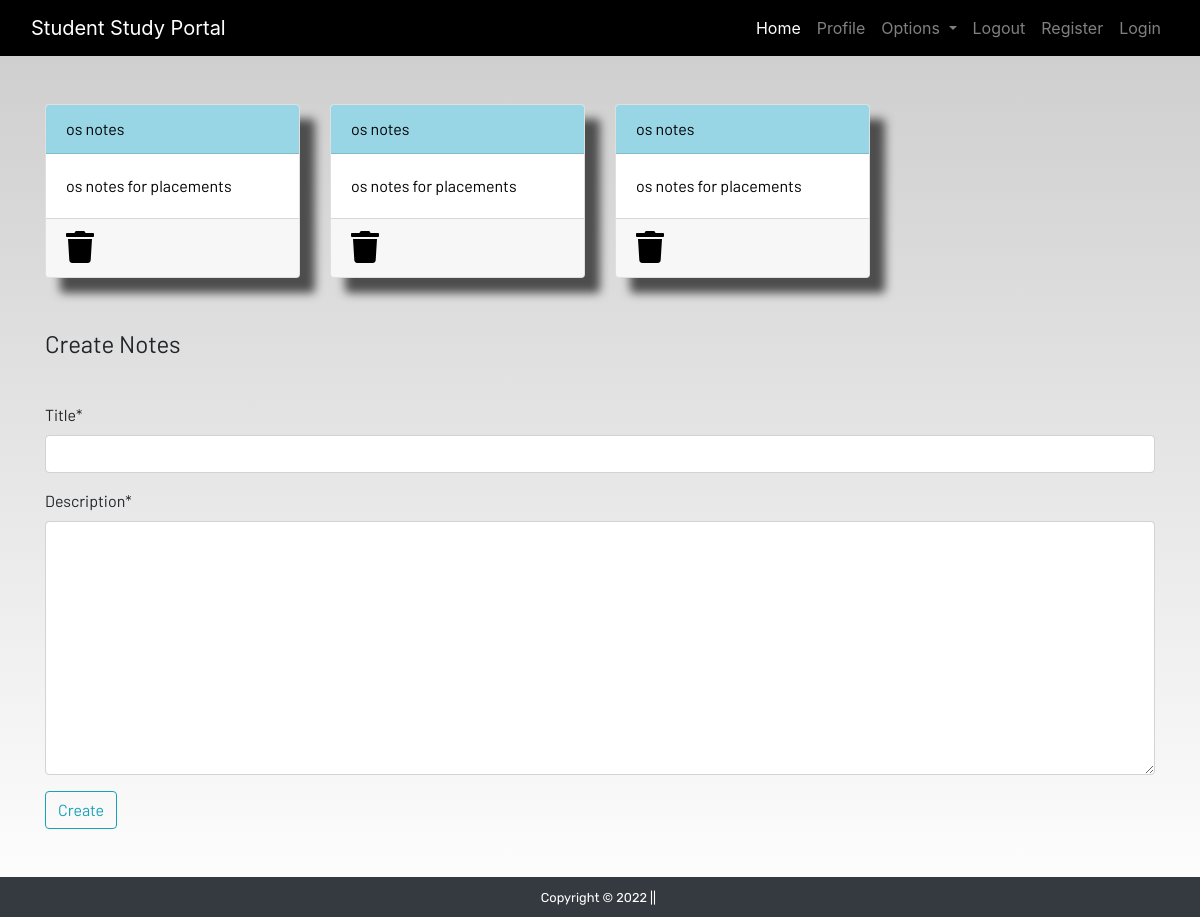
The page /notes (signed in) on the database as committed earlier.
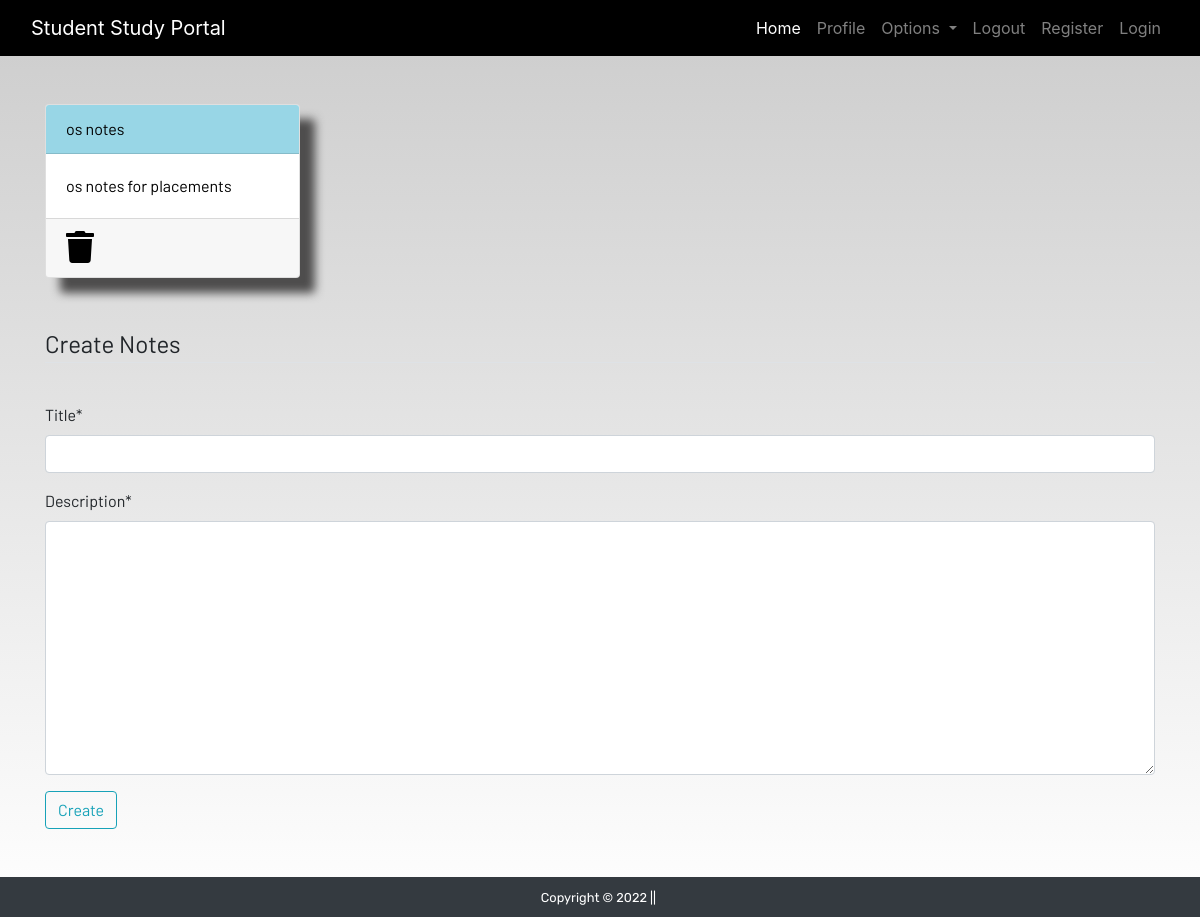
The same page on the database as committed later.
### dashboard/models.py (models this page shows, shortened)
class Notes(models.Model):
    user = models.ForeignKey(User, on_delete=models.CASCADE)
    title = models.CharField(max_length=200)
    description = models.TextField()
    class Meta:
        verbose_name = "notes"
        verbose_name_plural = "notes"

### dashboard/views.py (the view)
# urls.py: path('notes', views.notes, name='notes'),
def notes(request):
    if request.method == "POST":
        form = NotesForm(request.POST)
        if form.is_valid():
            notes = Notes(user=request.user, title=request.POST['title'], description=request.POST['description'])
            notes.save()
        messages.success(request, f"Notes added from {request.user.username} successfully")
    else:
        form = NotesForm()
    notes = Notes.objects.filter(user=request.user)
    context = {'notes':notes, 'form':form}
    return render(request, 'dashboard/notes.html', context)

### dashboard/forms.py
class NotesForm(forms.ModelForm):
    class Meta:
        model = Notes
        fields = ['title', 'description']

### dashboard/templates/dashboard/notes.html (shortened to what this page needs)
{% extends 'dashboard/base.html' %}
{% load static %}
{% load crispy_forms_tags %}
{% block content %}
<div class="container">
    <div class="row">
        {% for note in notes %}
        <div class="col-md-3">
            <a href="{% url 'notes-detail' note.id %}">
                <div class="card">
                    <div class="card-header">{{note.title}}</div>
                    <div class="card-body">{{note.description|slice:"0:100"}}</div>
                    <div class="card-footer mt-auto "><a href="{% url 'delete-note' note.id %}">
                        <i class="fa fa-trash fa-2x"></i></a>
                    </div>
                </div>
            </a>
        </div>
        {% endfor %}
        <br><br>
    </div>
</div>
<br><br>
<div class="container">
    <form method="POST">
        <fieldset class="form-group">
            <legend class="border-bottom mb-4">Create Notes</legend>
        </fieldset>
        {{form|crispy}}
        <div class="form-group">
            <button href="" class="btn btn-outline-info" type="submit">
                Create
            </button>
        </div>
    </form>
</div>
{% endblock content %}

Rows that differ between the two databases and show on the page:
removed Notes: title "os notes", description "os notes for placements"
removed Notes: title "os notes", description "os notes for placements"
